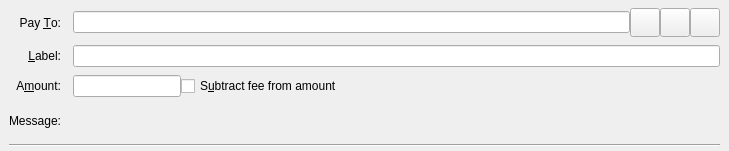
<?xml version="1.0" encoding="UTF-8"?>
<ui version="4.0">
 <class>SendCoinsEntry</class>
 <widget class="QStackedWidget" name="SendCoinsEntry">
  <property name="geometry">
   <rect>
    <x>0</x>
    <y>0</y>
    <width>729</width>
    <height>151</height>
   </rect>
  </property>
  <property name="focusPolicy">
   <enum>Qt::TabFocus</enum>
  </property>
  <property name="autoFillBackground">
   <bool>false</bool>
  </property>
  <widget class="QFrame" name="SendCoins">
   <property name="toolTip">
    <string>This is a normal payment.</string>
   </property>
   <property name="frameShape">
    <enum>QFrame::NoFrame</enum>
   </property>
   <layout class="QGridLayout" name="gridLayout">
    <property name="topMargin">
     <number>8</number>
    </property>
    <property name="bottomMargin">
     <number>4</number>
    </property>
    <property name="horizontalSpacing">
     <number>12</number>
    </property>
    <property name="verticalSpacing">
     <number>8</number>
    </property>
    <item row="0" column="0">
     <widget class="QLabel" name="payToLabel">
      <property name="text">
       <string>Pay &amp;To:</string>
      </property>
      <property name="alignment">
       <set>Qt::AlignRight|Qt::AlignTrailing|Qt::AlignVCenter</set>
      </property>
      <property name="buddy">
       <cstring>payTo</cstring>
      </property>
     </widget>
    </item>
    <item row="0" column="1">
     <layout class="QHBoxLayout" name="payToLayout">
      <property name="spacing">
       <number>0</number>
      </property>
      <item>
       <widget class="QValidatedLineEdit" name="payTo">
        <property name="toolTip">
         <string>The address to send the payment to (e.g. SwnLY9Tf7Zsef8gMGL2fhWA9ZmMjt4KPwg)</string>
        </property>
       </widget>
      </item>
      <item>
       <widget class="QToolButton" name="addressBookButton">
        <property name="toolTip">
         <string>Choose previously used address</string>
        </property>
        <property name="text">
         <string/>
        </property>
        <property name="iconSize">
         <size>
          <width>22</width>
          <height>22</height>
         </size>
        </property>
        <property name="shortcut">
         <string>Alt+A</string>
        </property>
       </widget>
      </item>
      <item>
       <widget class="QToolButton" name="pasteButton">
        <property name="toolTip">
         <string>Paste address from clipboard</string>
        </property>
        <property name="text">
         <string/>
        </property>
        <property name="iconSize">
         <size>
          <width>22</width>
          <height>22</height>
         </size>
        </property>
        <property name="shortcut">
         <string>Alt+P</string>
        </property>
       </widget>
      </item>
      <item>
       <widget class="QToolButton" name="deleteButton">
        <property name="toolTip">
         <string>Remove this entry</string>
        </property>
        <property name="text">
         <string/>
        </property>
        <property name="iconSize">
         <size>
          <width>22</width>
          <height>22</height>
         </size>
        </property>
       </widget>
      </item>
     </layout>
    </item>
    <item row="1" column="0">
     <widget class="QLabel" name="labellLabel">
      <property name="text">
       <string>&amp;Label:</string>
      </property>
      <property name="alignment">
       <set>Qt::AlignRight|Qt::AlignTrailing|Qt::AlignVCenter</set>
      </property>
      <property name="buddy">
       <cstring>addAsLabel</cstring>
      </property>
     </widget>
    </item>
    <item row="1" column="1">
     <widget class="QLineEdit" name="addAsLabel">
      <property name="toolTip">
       <string>Enter a label for this address to add it to the list of used addresses</string>
      </property>
     </widget>
    </item>
    <item row="2" column="0">
     <widget class="QLabel" name="amountLabel">
      <property name="text">
       <string>A&amp;mount:</string>
      </property>
      <property name="alignment">
       <set>Qt::AlignRight|Qt::AlignTrailing|Qt::AlignVCenter</set>
      </property>
      <property name="buddy">
       <cstring>payAmount</cstring>
      </property>
     </widget>
    </item>
    <item row="2" column="1">
     <layout class="QHBoxLayout" name="horizontalLayoutAmount" stretch="0,1">
      <item>
       <widget class="BitcoinAmountField" name="payAmount"/>
      </item>
      <item>
       <widget class="QCheckBox" name="checkboxSubtractFeeFromAmount">
        <property name="toolTip">
         <string>The fee will be deducted from the amount being sent. The recipient will receive a lower amount of Dash than you enter in the amount field. If multiple recipients are selected, the fee is split equally.</string>
        </property>
        <property name="text">
         <string>S&amp;ubtract fee from amount</string>
        </property>
       </widget>
      </item>
     </layout>
    </item>
    <item row="3" column="0">
     <widget class="QLabel" name="messageLabel">
      <property name="text">
       <string>Message:</string>
      </property>
      <property name="alignment">
       <set>Qt::AlignRight|Qt::AlignTrailing|Qt::AlignVCenter</set>
      </property>
     </widget>
    </item>
    <item row="3" column="1">
     <widget class="QLabel" name="messageTextLabel">
      <property name="toolTip">
       <string>A message that was attached to the sibcoin: URI which will be stored with the transaction for your reference. Note: This message will not be sent over the Sibcoin network.</string>
      </property>
      <property name="textFormat">
       <enum>Qt::PlainText</enum>
      </property>
     </widget>
    </item>
    <item row="4" column="0" colspan="2">
     <widget class="Line" name="line">
      <property name="orientation">
       <enum>Qt::Horizontal</enum>
      </property>
     </widget>
    </item>
   </layout>
  </widget>
  <widget class="QFrame" name="SendCoins_UnauthenticatedPaymentRequest">
   <property name="palette">
    <palette>
     <active>
      <colorrole role="WindowText">
       <brush brushstyle="SolidPattern">
        <color alpha="255">
         <red>0</red>
         <green>0</green>
         <blue>0</blue>
        </color>
       </brush>
      </colorrole>
      <colorrole role="Button">
       <brush brushstyle="SolidPattern">
        <color alpha="255">
         <red>255</red>
         <green>255</green>
         <blue>127</blue>
        </color>
       </brush>
      </colorrole>
      <colorrole role="Light">
       <brush brushstyle="SolidPattern">
        <color alpha="255">
         <red>255</red>
         <green>255</green>
         <blue>255</blue>
        </color>
       </brush>
      </colorrole>
      <colorrole role="Midlight">
       <brush brushstyle="SolidPattern">
        <color alpha="255">
         <red>255</red>
         <green>255</green>
         <blue>191</blue>
        </color>
       </brush>
      </colorrole>
      <colorrole role="Dark">
       <brush brushstyle="SolidPattern">
        <color alpha="255">
         <red>127</red>
         <green>127</green>
         <blue>63</blue>
        </color>
       </brush>
      </colorrole>
      <colorrole role="Mid">
       <brush brushstyle="SolidPattern">
        <color alpha="255">
         <red>170</red>
         <green>170</green>
         <blue>84</blue>
        </color>
       </brush>
      </colorrole>
      <colorrole role="Text">
       <brush brushstyle="SolidPattern">
        <color alpha="255">
         <red>0</red>
         <green>0</green>
         <blue>0</blue>
        </color>
       </brush>
      </colorrole>
      <colorrole role="BrightText">
       <brush brushstyle="SolidPattern">
        <color alpha="255">
         <red>255</red>
         <green>255</green>
         <blue>255</blue>
        </color>
       </brush>
      </colorrole>
      <colorrole role="ButtonText">
       <brush brushstyle="SolidPattern">
        <color alpha="255">
         <red>0</red>
         <green>0</green>
         <blue>0</blue>
        </color>
       </brush>
      </colorrole>
      <colorrole role="Base">
       <brush brushstyle="SolidPattern">
        <color alpha="255">
         <red>255</red>
         <green>255</green>
         <blue>255</blue>
        </color>
       </brush>
      </colorrole>
      <colorrole role="Window">
       <brush brushstyle="SolidPattern">
        <color alpha="255">
         <red>255</red>
         <green>255</green>
         <blue>127</blue>
        </color>
       </brush>
      </colorrole>
      <colorrole role="Shadow">
       <brush brushstyle="SolidPattern">
        <color alpha="255">
         <red>0</red>
         <green>0</green>
         <blue>0</blue>
        </color>
       </brush>
      </colorrole>
      <colorrole role="AlternateBase">
       <brush brushstyle="SolidPattern">
        <color alpha="255">
         <red>255</red>
         <green>255</green>
         <blue>191</blue>
        </color>
       </brush>
      </colorrole>
      <colorrole role="ToolTipBase">
       <brush brushstyle="SolidPattern">
        <color alpha="255">
         <red>255</red>
         <green>255</green>
         <blue>220</blue>
        </color>
       </brush>
      </colorrole>
      <colorrole role="ToolTipText">
       <brush brushstyle="SolidPattern">
        <color alpha="255">
         <red>0</red>
         <green>0</green>
         <blue>0</blue>
        </color>
       </brush>
      </colorrole>
     </active>
     <inactive>
      <colorrole role="WindowText">
       <brush brushstyle="SolidPattern">
        <color alpha="255">
         <red>0</red>
         <green>0</green>
         <blue>0</blue>
        </color>
       </brush>
      </colorrole>
      <colorrole role="Button">
       <brush brushstyle="SolidPattern">
        <color alpha="255">
         <red>255</red>
         <green>255</green>
         <blue>127</blue>
        </color>
       </brush>
      </colorrole>
      <colorrole role="Light">
       <brush brushstyle="SolidPattern">
        <color alpha="255">
         <red>255</red>
         <green>255</green>
         <blue>255</blue>
        </color>
       </brush>
      </colorrole>
      <colorrole role="Midlight">
       <brush brushstyle="SolidPattern">
        <color alpha="255">
         <red>255</red>
         <green>255</green>
         <blue>191</blue>
        </color>
       </brush>
      </colorrole>
      <colorrole role="Dark">
       <brush brushstyle="SolidPattern">
        <color alpha="255">
         <red>127</red>
         <green>127</green>
         <blue>63</blue>
        </color>
       </brush>
      </colorrole>
      <colorrole role="Mid">
       <brush brushstyle="SolidPattern">
        <color alpha="255">
         <red>170</red>
         <green>170</green>
         <blue>84</blue>
        </color>
       </brush>
      </colorrole>
      <colorrole role="Text">
       <brush brushstyle="SolidPattern">
        <color alpha="255">
         <red>0</red>
         <green>0</green>
         <blue>0</blue>
        </color>
       </brush>
      </colorrole>
      <colorrole role="BrightText">
       <brush brushstyle="SolidPattern">
        <color alpha="255">
         <red>255</red>
         <green>255</green>
         <blue>255</blue>
        </color>
       </brush>
      </colorrole>
      <colorrole role="ButtonText">
       <brush brushstyle="SolidPattern">
        <color alpha="255">
         <red>0</red>
         <green>0</green>
         <blue>0</blue>
        </color>
       </brush>
      </colorrole>
      <colorrole role="Base">
       <brush brushstyle="SolidPattern">
        <color alpha="255">
         <red>255</red>
         <green>255</green>
         <blue>255</blue>
        </color>
       </brush>
      </colorrole>
      <colorrole role="Window">
       <brush brushstyle="SolidPattern">
        <color alpha="255">
         <red>255</red>
         <green>255</green>
         <blue>127</blue>
        </color>
       </brush>
      </colorrole>
      <colorrole role="Shadow">
       <brush brushstyle="SolidPattern">
        <color alpha="255">
         <red>0</red>
         <green>0</green>
         <blue>0</blue>
        </color>
       </brush>
      </colorrole>
      <colorrole role="AlternateBase">
       <brush brushstyle="SolidPattern">
        <color alpha="255">
         <red>255</red>
         <green>255</green>
         <blue>191</blue>
        </color>
       </brush>
      </colorrole>
      <colorrole role="ToolTipBase">
       <brush brushstyle="SolidPattern">
        <color alpha="255">
         <red>255</red>
         <green>255</green>
         <blue>220</blue>
        </color>
       </brush>
      </colorrole>
      <colorrole role="ToolTipText">
       <brush brushstyle="SolidPattern">
        <color alpha="255">
         <red>0</red>
         <green>0</green>
         <blue>0</blue>
        </color>
       </brush>
      </colorrole>
     </inactive>
     <disabled>
      <colorrole role="WindowText">
       <brush brushstyle="SolidPattern">
        <color alpha="255">
         <red>127</red>
         <green>127</green>
         <blue>63</blue>
        </color>
       </brush>
      </colorrole>
      <colorrole role="Button">
       <brush brushstyle="SolidPattern">
        <color alpha="255">
         <red>255</red>
         <green>255</green>
         <blue>127</blue>
        </color>
       </brush>
      </colorrole>
      <colorrole role="Light">
       <brush brushstyle="SolidPattern">
        <color alpha="255">
         <red>255</red>
         <green>255</green>
         <blue>255</blue>
        </color>
       </brush>
      </colorrole>
      <colorrole role="Midlight">
       <brush brushstyle="SolidPattern">
        <color alpha="255">
         <red>255</red>
         <green>255</green>
         <blue>191</blue>
        </color>
       </brush>
      </colorrole>
      <colorrole role="Dark">
       <brush brushstyle="SolidPattern">
        <color alpha="255">
         <red>127</red>
         <green>127</green>
         <blue>63</blue>
        </color>
       </brush>
      </colorrole>
      <colorrole role="Mid">
       <brush brushstyle="SolidPattern">
        <color alpha="255">
         <red>170</red>
         <green>170</green>
         <blue>84</blue>
        </color>
       </brush>
      </colorrole>
      <colorrole role="Text">
       <brush brushstyle="SolidPattern">
        <color alpha="255">
         <red>127</red>
         <green>127</green>
         <blue>63</blue>
        </color>
       </brush>
      </colorrole>
      <colorrole role="BrightText">
       <brush brushstyle="SolidPattern">
        <color alpha="255">
         <red>255</red>
         <green>255</green>
         <blue>255</blue>
        </color>
       </brush>
      </colorrole>
      <colorrole role="ButtonText">
       <brush brushstyle="SolidPattern">
        <color alpha="255">
         <red>127</red>
         <green>127</green>
         <blue>63</blue>
        </color>
       </brush>
      </colorrole>
      <colorrole role="Base">
       <brush brushstyle="SolidPattern">
        <color alpha="255">
         <red>255</red>
         <green>255</green>
         <blue>127</blue>
        </color>
       </brush>
      </colorrole>
      <colorrole role="Window">
       <brush brushstyle="SolidPattern">
        <color alpha="255">
         <red>255</red>
         <green>255</green>
         <blue>127</blue>
        </color>
       </brush>
      </colorrole>
      <colorrole role="Shadow">
       <brush brushstyle="SolidPattern">
        <color alpha="255">
         <red>0</red>
         <green>0</green>
         <blue>0</blue>
        </color>
       </brush>
      </colorrole>
      <colorrole role="AlternateBase">
       <brush brushstyle="SolidPattern">
        <color alpha="255">
         <red>255</red>
         <green>255</green>
         <blue>127</blue>
        </color>
       </brush>
      </colorrole>
      <colorrole role="ToolTipBase">
       <brush brushstyle="SolidPattern">
        <color alpha="255">
         <red>255</red>
         <green>255</green>
         <blue>220</blue>
        </color>
       </brush>
      </colorrole>
      <colorrole role="ToolTipText">
       <brush brushstyle="SolidPattern">
        <color alpha="255">
         <red>0</red>
         <green>0</green>
         <blue>0</blue>
        </color>
       </brush>
      </colorrole>
     </disabled>
    </palette>
   </property>
   <property name="toolTip">
    <string>This is an unauthenticated payment request.</string>
   </property>
   <property name="autoFillBackground">
    <bool>true</bool>
   </property>
   <property name="frameShape">
    <enum>QFrame::NoFrame</enum>
   </property>
   <layout class="QGridLayout" name="gridLayout_is">
    <property name="spacing">
     <number>12</number>
    </property>
    <item row="0" column="0">
     <widget class="QLabel" name="payToLabel_is">
      <property name="text">
       <string>Pay To:</string>
      </property>
      <property name="alignment">
       <set>Qt::AlignRight|Qt::AlignTrailing|Qt::AlignVCenter</set>
      </property>
     </widget>
    </item>
    <item row="0" column="1">
     <layout class="QHBoxLayout" name="payToLayout_is">
      <property name="spacing">
       <number>0</number>
      </property>
      <item>
       <widget class="QLabel" name="payTo_is"/>
      </item>
      <item>
       <widget class="QToolButton" name="deleteButton_is">
        <property name="toolTip">
         <string>Remove this entry</string>
        </property>
        <property name="text">
         <string/>
        </property>
       </widget>
      </item>
     </layout>
    </item>
    <item row="1" column="0">
     <widget class="QLabel" name="memoLabel_is">
      <property name="text">
       <string>Memo:</string>
      </property>
      <property name="alignment">
       <set>Qt::AlignRight|Qt::AlignTrailing|Qt::AlignVCenter</set>
      </property>
     </widget>
    </item>
    <item row="1" column="1">
     <widget class="QLabel" name="memoTextLabel_is">
      <property name="textFormat">
       <enum>Qt::PlainText</enum>
      </property>
     </widget>
    </item>
    <item row="2" column="0">
     <widget class="QLabel" name="amountLabel_is">
      <property name="text">
       <string>A&amp;mount:</string>
      </property>
      <property name="alignment">
       <set>Qt::AlignRight|Qt::AlignTrailing|Qt::AlignVCenter</set>
      </property>
      <property name="buddy">
       <cstring>payAmount_is</cstring>
      </property>
     </widget>
    </item>
    <item row="2" column="1">
     <widget class="BitcoinAmountField" name="payAmount_is">
      <property name="acceptDrops">
       <bool>false</bool>
      </property>
     </widget>
    </item>
   </layout>
  </widget>
  <widget class="QFrame" name="SendCoins_AuthenticatedPaymentRequest">
   <property name="palette">
    <palette>
     <active>
      <colorrole role="WindowText">
       <brush brushstyle="SolidPattern">
        <color alpha="255">
         <red>0</red>
         <green>0</green>
         <blue>0</blue>
        </color>
       </brush>
      </colorrole>
      <colorrole role="Button">
       <brush brushstyle="SolidPattern">
        <color alpha="255">
         <red>140</red>
         <green>232</green>
         <blue>119</blue>
        </color>
       </brush>
      </colorrole>
      <colorrole role="Light">
       <brush brushstyle="SolidPattern">
        <color alpha="255">
         <red>230</red>
         <green>255</green>
         <blue>224</blue>
        </color>
       </brush>
      </colorrole>
      <colorrole role="Midlight">
       <brush brushstyle="SolidPattern">
        <color alpha="255">
         <red>185</red>
         <green>243</green>
         <blue>171</blue>
        </color>
       </brush>
      </colorrole>
      <colorrole role="Dark">
       <brush brushstyle="SolidPattern">
        <color alpha="255">
         <red>70</red>
         <green>116</green>
         <blue>59</blue>
        </color>
       </brush>
      </colorrole>
      <colorrole role="Mid">
       <brush brushstyle="SolidPattern">
        <color alpha="255">
         <red>93</red>
         <green>155</green>
         <blue>79</blue>
        </color>
       </brush>
      </colorrole>
      <colorrole role="Text">
       <brush brushstyle="SolidPattern">
        <color alpha="255">
         <red>0</red>
         <green>0</green>
         <blue>0</blue>
        </color>
       </brush>
      </colorrole>
      <colorrole role="BrightText">
       <brush brushstyle="SolidPattern">
        <color alpha="255">
         <red>155</red>
         <green>255</green>
         <blue>147</blue>
        </color>
       </brush>
      </colorrole>
      <colorrole role="ButtonText">
       <brush brushstyle="SolidPattern">
        <color alpha="255">
         <red>0</red>
         <green>0</green>
         <blue>0</blue>
        </color>
       </brush>
      </colorrole>
      <colorrole role="Base">
       <brush brushstyle="SolidPattern">
        <color alpha="255">
         <red>119</red>
         <green>255</green>
         <blue>233</blue>
        </color>
       </brush>
      </colorrole>
      <colorrole role="Window">
       <brush brushstyle="SolidPattern">
        <color alpha="255">
         <red>140</red>
         <green>232</green>
         <blue>119</blue>
        </color>
       </brush>
      </colorrole>
      <colorrole role="Shadow">
       <brush brushstyle="SolidPattern">
        <color alpha="255">
         <red>0</red>
         <green>0</green>
         <blue>0</blue>
        </color>
       </brush>
      </colorrole>
      <colorrole role="AlternateBase">
       <brush brushstyle="SolidPattern">
        <color alpha="255">
         <red>197</red>
         <green>243</green>
         <blue>187</blue>
        </color>
       </brush>
      </colorrole>
      <colorrole role="NoRole">
       <brush brushstyle="SolidPattern">
        <color alpha="255">
         <red>125</red>
         <green>194</green>
         <blue>122</blue>
        </color>
       </brush>
      </colorrole>
      <colorrole role="ToolTipBase">
       <brush brushstyle="SolidPattern">
        <color alpha="255">
         <red>255</red>
         <green>255</green>
         <blue>220</blue>
        </color>
       </brush>
      </colorrole>
      <colorrole role="ToolTipText">
       <brush brushstyle="SolidPattern">
        <color alpha="255">
         <red>0</red>
         <green>0</green>
         <blue>0</blue>
        </color>
       </brush>
      </colorrole>
     </active>
     <inactive>
      <colorrole role="WindowText">
       <brush brushstyle="SolidPattern">
        <color alpha="255">
         <red>0</red>
         <green>0</green>
         <blue>0</blue>
        </color>
       </brush>
      </colorrole>
      <colorrole role="Button">
       <brush brushstyle="SolidPattern">
        <color alpha="255">
         <red>140</red>
         <green>232</green>
         <blue>119</blue>
        </color>
       </brush>
      </colorrole>
      <colorrole role="Light">
       <brush brushstyle="SolidPattern">
        <color alpha="255">
         <red>230</red>
         <green>255</green>
         <blue>224</blue>
        </color>
       </brush>
      </colorrole>
      <colorrole role="Midlight">
       <brush brushstyle="SolidPattern">
        <color alpha="255">
         <red>185</red>
         <green>243</green>
         <blue>171</blue>
        </color>
       </brush>
      </colorrole>
      <colorrole role="Dark">
       <brush brushstyle="SolidPattern">
        <color alpha="255">
         <red>70</red>
         <green>116</green>
         <blue>59</blue>
        </color>
       </brush>
      </colorrole>
      <colorrole role="Mid">
       <brush brushstyle="SolidPattern">
        <color alpha="255">
         <red>93</red>
         <green>155</green>
         <blue>79</blue>
        </color>
       </brush>
      </colorrole>
      <colorrole role="Text">
       <brush brushstyle="SolidPattern">
        <color alpha="255">
         <red>0</red>
         <green>0</green>
         <blue>0</blue>
        </color>
       </brush>
      </colorrole>
      <colorrole role="BrightText">
       <brush brushstyle="SolidPattern">
        <color alpha="255">
         <red>155</red>
         <green>255</green>
         <blue>147</blue>
        </color>
       </brush>
      </colorrole>
      <colorrole role="ButtonText">
       <brush brushstyle="SolidPattern">
        <color alpha="255">
         <red>0</red>
         <green>0</green>
         <blue>0</blue>
        </color>
       </brush>
      </colorrole>
      <colorrole role="Base">
       <brush brushstyle="SolidPattern">
        <color alpha="255">
         <red>119</red>
         <green>255</green>
         <blue>233</blue>
        </color>
       </brush>
      </colorrole>
      <colorrole role="Window">
       <brush brushstyle="SolidPattern">
        <color alpha="255">
         <red>140</red>
         <green>232</green>
         <blue>119</blue>
        </color>
       </brush>
      </colorrole>
      <colorrole role="Shadow">
       <brush brushstyle="SolidPattern">
        <color alpha="255">
         <red>0</red>
         <green>0</green>
         <blue>0</blue>
        </color>
       </brush>
      </colorrole>
      <colorrole role="AlternateBase">
       <brush brushstyle="SolidPattern">
        <color alpha="255">
         <red>197</red>
         <green>243</green>
         <blue>187</blue>
        </color>
       </brush>
      </colorrole>
      <colorrole role="NoRole">
       <brush brushstyle="SolidPattern">
        <color alpha="255">
         <red>125</red>
         <green>194</green>
         <blue>122</blue>
        </color>
       </brush>
      </colorrole>
      <colorrole role="ToolTipBase">
       <brush brushstyle="SolidPattern">
        <color alpha="255">
         <red>255</red>
         <green>255</green>
         <blue>220</blue>
        </color>
       </brush>
      </colorrole>
      <colorrole role="ToolTipText">
       <brush brushstyle="SolidPattern">
        <color alpha="255">
         <red>0</red>
         <green>0</green>
         <blue>0</blue>
        </color>
       </brush>
      </colorrole>
     </inactive>
     <disabled>
      <colorrole role="WindowText">
       <brush brushstyle="SolidPattern">
        <color alpha="255">
         <red>70</red>
         <green>116</green>
         <blue>59</blue>
        </color>
       </brush>
      </colorrole>
      <colorrole role="Button">
       <brush brushstyle="SolidPattern">
        <color alpha="255">
         <red>140</red>
         <green>232</green>
         <blue>119</blue>
        </color>
       </brush>
      </colorrole>
      <colorrole role="Light">
       <brush brushstyle="SolidPattern">
        <color alpha="255">
         <red>230</red>
         <green>255</green>
         <blue>224</blue>
        </color>
       </brush>
      </colorrole>
      <colorrole role="Midlight">
       <brush brushstyle="SolidPattern">
        <color alpha="255">
         <red>185</red>
         <green>243</green>
         <blue>171</blue>
        </color>
       </brush>
      </colorrole>
      <colorrole role="Dark">
       <brush brushstyle="SolidPattern">
        <color alpha="255">
         <red>70</red>
         <green>116</green>
         <blue>59</blue>
        </color>
       </brush>
      </colorrole>
      <colorrole role="Mid">
       <brush brushstyle="SolidPattern">
        <color alpha="255">
         <red>93</red>
         <green>155</green>
         <blue>79</blue>
        </color>
       </brush>
      </colorrole>
      <colorrole role="Text">
       <brush brushstyle="SolidPattern">
        <color alpha="255">
         <red>70</red>
         <green>116</green>
         <blue>59</blue>
        </color>
       </brush>
      </colorrole>
      <colorrole role="BrightText">
       <brush brushstyle="SolidPattern">
        <color alpha="255">
         <red>155</red>
         <green>255</green>
         <blue>147</blue>
        </color>
       </brush>
      </colorrole>
      <colorrole role="ButtonText">
       <brush brushstyle="SolidPattern">
        <color alpha="255">
         <red>70</red>
         <green>116</green>
         <blue>59</blue>
        </color>
       </brush>
      </colorrole>
      <colorrole role="Base">
       <brush brushstyle="SolidPattern">
        <color alpha="255">
         <red>140</red>
         <green>232</green>
         <blue>119</blue>
        </color>
       </brush>
      </colorrole>
      <colorrole role="Window">
       <brush brushstyle="SolidPattern">
        <color alpha="255">
         <red>140</red>
         <green>232</green>
         <blue>119</blue>
        </color>
       </brush>
      </colorrole>
      <colorrole role="Shadow">
       <brush brushstyle="SolidPattern">
        <color alpha="255">
         <red>0</red>
         <green>0</green>
         <blue>0</blue>
        </color>
       </brush>
      </colorrole>
      <colorrole role="AlternateBase">
       <brush brushstyle="SolidPattern">
        <color alpha="255">
         <red>140</red>
         <green>232</green>
         <blue>119</blue>
        </color>
       </brush>
      </colorrole>
      <colorrole role="NoRole">
       <brush brushstyle="SolidPattern">
        <color alpha="255">
         <red>125</red>
         <green>194</green>
         <blue>122</blue>
        </color>
       </brush>
      </colorrole>
      <colorrole role="ToolTipBase">
       <brush brushstyle="SolidPattern">
        <color alpha="255">
         <red>255</red>
         <green>255</green>
         <blue>220</blue>
        </color>
       </brush>
      </colorrole>
      <colorrole role="ToolTipText">
       <brush brushstyle="SolidPattern">
        <color alpha="255">
         <red>0</red>
         <green>0</green>
         <blue>0</blue>
        </color>
       </brush>
      </colorrole>
     </disabled>
    </palette>
   </property>
   <property name="toolTip">
    <string>This is an authenticated payment request.</string>
   </property>
   <property name="autoFillBackground">
    <bool>true</bool>
   </property>
   <property name="frameShape">
    <enum>QFrame::NoFrame</enum>
   </property>
   <layout class="QGridLayout" name="gridLayout_s">
    <property name="spacing">
     <number>12</number>
    </property>
    <item row="0" column="0">
     <widget class="QLabel" name="payToLabel_s">
      <property name="text">
       <string>Pay To:</string>
      </property>
      <property name="alignment">
       <set>Qt::AlignRight|Qt::AlignTrailing|Qt::AlignVCenter</set>
      </property>
     </widget>
    </item>
    <item row="0" column="1">
     <layout class="QHBoxLayout" name="payToLayout_s">
      <property name="spacing">
       <number>0</number>
      </property>
      <item>
       <widget class="QLabel" name="payTo_s">
        <property name="textFormat">
         <enum>Qt::PlainText</enum>
        </property>
       </widget>
      </item>
      <item>
       <widget class="QToolButton" name="deleteButton_s">
        <property name="toolTip">
         <string>Remove this entry</string>
        </property>
        <property name="text">
         <string/>
        </property>
       </widget>
      </item>
     </layout>
    </item>
    <item row="1" column="0">
     <widget class="QLabel" name="memoLabel_s">
      <property name="text">
       <string>Memo:</string>
      </property>
      <property name="alignment">
       <set>Qt::AlignRight|Qt::AlignTrailing|Qt::AlignVCenter</set>
      </property>
     </widget>
    </item>
    <item row="1" column="1">
     <widget class="QLabel" name="memoTextLabel_s">
      <property name="textFormat">
       <enum>Qt::PlainText</enum>
      </property>
     </widget>
    </item>
    <item row="2" column="0">
     <widget class="QLabel" name="amountLabel_s">
      <property name="text">
       <string>A&amp;mount:</string>
      </property>
      <property name="alignment">
       <set>Qt::AlignRight|Qt::AlignTrailing|Qt::AlignVCenter</set>
      </property>
      <property name="buddy">
       <cstring>payAmount_s</cstring>
      </property>
     </widget>
    </item>
    <item row="2" column="1">
     <widget class="BitcoinAmountField" name="payAmount_s">
      <property name="acceptDrops">
       <bool>false</bool>
      </property>
     </widget>
    </item>
   </layout>
  </widget>
 </widget>
 <customwidgets>
  <customwidget>
   <class>QValidatedLineEdit</class>
   <extends>QLineEdit</extends>
   <header>qvalidatedlineedit.h</header>
  </customwidget>
  <customwidget>
   <class>BitcoinAmountField</class>
   <extends>QLineEdit</extends>
   <header>bitcoinamountfield.h</header>
  </customwidget>
 </customwidgets>
 <tabstops>
  <tabstop>payTo</tabstop>
  <tabstop>addressBookButton</tabstop>
  <tabstop>pasteButton</tabstop>
  <tabstop>deleteButton</tabstop>
  <tabstop>addAsLabel</tabstop>
  <tabstop>payAmount</tabstop>
  <tabstop>payAmount_is</tabstop>
  <tabstop>deleteButton_is</tabstop>
  <tabstop>payAmount_s</tabstop>
  <tabstop>deleteButton_s</tabstop>
 </tabstops>
 <resources>
  <include location="../sibcoin.qrc"/>
 </resources>
 <connections/>
</ui>
